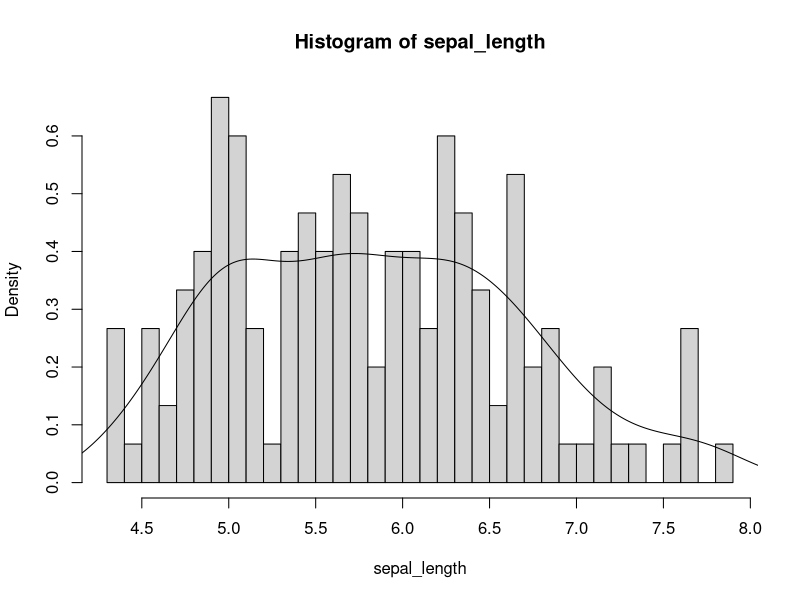
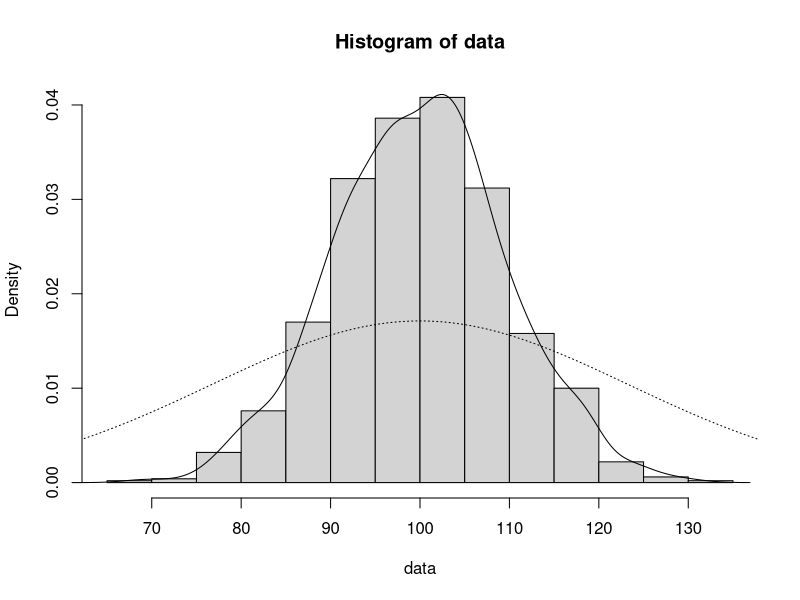

Here is the R script that generated these plots, in order:
data <- iris
sepal_length <- data$Sepal.Length
hist(sepal_length,probability = T,breaks = 50)
lines(density(sepal_length))

data <- rnorm(1000,mean = 100,sd = 10)
hist(data,probability = T)
lines(density(data))
lines(density(data, adjust=10), lty="dotted")
